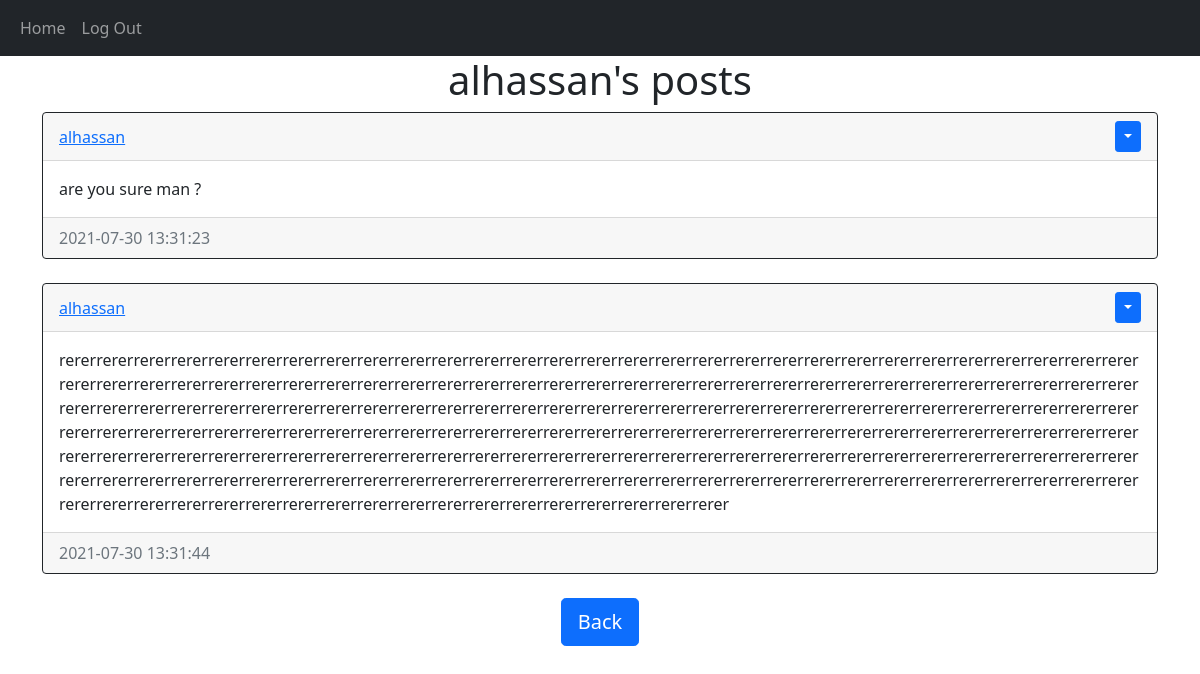
Screenshot of /posts/alhassan (signed in) with the database file from the repository.
### website/models.py (models this page shows)
class User(db.Model, UserMixin):
    id = db.Column(db.Integer, primary_key= True)
    email = db.Column(db.String(150),unique=True)
    username = db.Column(db.String(150),unique=True)
    password = db.Column(db.String(150))
    date_created = db.Column(db.DateTime(timezone=True),default=func.now())
    posts = db.relationship('Post',backref='user',  passive_deletes=True)

class Post(db.Model):
    id = db.Column(db.Integer, primary_key= True)
    text = db.Column(db.Text,nullable=False)
    date_created = db.Column(db.DateTime(timezone=True),default=func.now())
    author = db.Column(db.Integer,db.ForeignKey('user.id', ondelete="CASCADE"),nullable=False)

### website/views.py (the view)
@views.route("/posts/<username>")
@login_required
def posts(username):
    user = User.query.filter_by(username=username).first()
    if not user:
        flash('No user with that username exists.', category='error')
        return redirect(url_for('views.home'))
    posts = Post.query.filter_by(author=user.id).all()
    return render_template("posts.html", user=current_user, posts=posts, username=username)

### website/__init__.py (called while the page is built)
def create_app():
    app = Flask(__name__)
    app.config['SECRET_KEY'] = 'helloworld'
    app.config['SQLALCHEMY_DATABASE_URI'] = f'sqlite:///{DB_NAME}'
    db.init_app(app)
    from .views import views
    from .auth import auth
    app.register_blueprint(auth,url_prefix="/")
    app.register_blueprint(views,url_prefix="/")
    from .models import User, Post
    create_database(app)
    login_manger = LoginManager()
    login_manger.login_view = "auth.login"
    login_manger.init_app(app)
    @login_manger.user_loader
    def load_user(id):
        return User.query.get(int(id))
    return app

### website/templates/posts.html
{% extends "posts_div.html" %} {% block title %}{{username}}'s Posts{% endblock %} {% block header %} {{username}}'s posts {% endblock %} {% block footer %}
<div align="center">
    <a href="/home"><button type="button" class="btn btn-primary btn-lg">Back</button></a
      >
    </div>
    {% endblock %}

### website/templates/posts_div.html (shortened to what this page needs)
{% extends "base.html" %} {% block title %}Home{% endblock %} {% block content %}
<h1 align="center">{% block header %}Posts{% endblock %}</h1>
<div id="posts">
    {% for post in posts %}
    <div class="card border-dark">
        <div class="card-header d-flex justify-content-between align-items-center">
            <a href="/posts/{{post.user.username}}">{{post.user.username}}</a> {% if user.id == post.author %}
            <div class="btn-group">
                <button type="button" class="btn btn-sm btn-primary dropdown-toggle" data-bs-toggle="dropdown"></button>
            </div>
            {% endif %}
        </div>
        <div class="card-body">
            <div class="card-text">{{post.text}}</div>
        </div>
        <div class="card-footer text-muted">{{post.date_created}}</div>
    </div>
    <br/> {% endfor %}
</div>
{% block footer %}{% endblock %} {% endblock %}

### website/templates/base.html (shortened to what this page needs)
<!DOCTYPE html>
<html lang="en">
<head>
    <link href="https://cdn.jsdelivr.net/npm/bootstrap@5.0.2/dist/css/bootstrap.min.css" rel="stylesheet">
</head>
<body>
    <nav class="navbar navbar-expand-lg navbar-dark bg-dark">
        <div class="container-fluid">
            <div class="collapse navbar-collapse" id="navbar">
                <div class="navbar-nav">
                    <a class="nav-item nav-link" href="/home">Home</a> {% if user.is_authenticated %}
                    <a class="nav-item nav-link" href="/logout">Log Out</a> {% else %}
                    <a class="nav-item nav-link" href="/login">Login</a>
                    <a class="nav-item nav-link" href="/sign-up">Sign Up</a> {% endif %}
                </div>
            </div>
        </div>
    </nav>
    <div class="container">
        {%block content%} {%endblock%}
    </div>
</body>
</html>

### rows the page displays
User: username "alhassan"
Post: user.username "alhassan", text "are you sure man ?", date_created "2021-07-30 13:31:23"
Post: user.username "alhassan", text "rererrererrererrererrererrererrererrererrererrererrererrererrererrererrererrererrererrererrererrererrererrererrererrererrererrererrererrererrererrererrererrererrererrererrererrererrererrererrererrererrererrererrererrererrererrererrererrererrererrererrererrererrererrererrererrererrererrererrererrererrererrererrererrererrererrererrererrererrererrererrererrererrererrererrererrererrererrererrererrererrererrererrererrererrererrererrererrererrererrererrererrererrererrererrererrererrererrererrererrererrererrererrererrererrererrererrererrererrererrererrererrererrererrererrererrererrererrererrererrererrererrererrererrererrererrererrererrererrererrererrererrererrererrererrererrererrererrererrererrerer…", date_created "2021-07-30 13:31:44"
